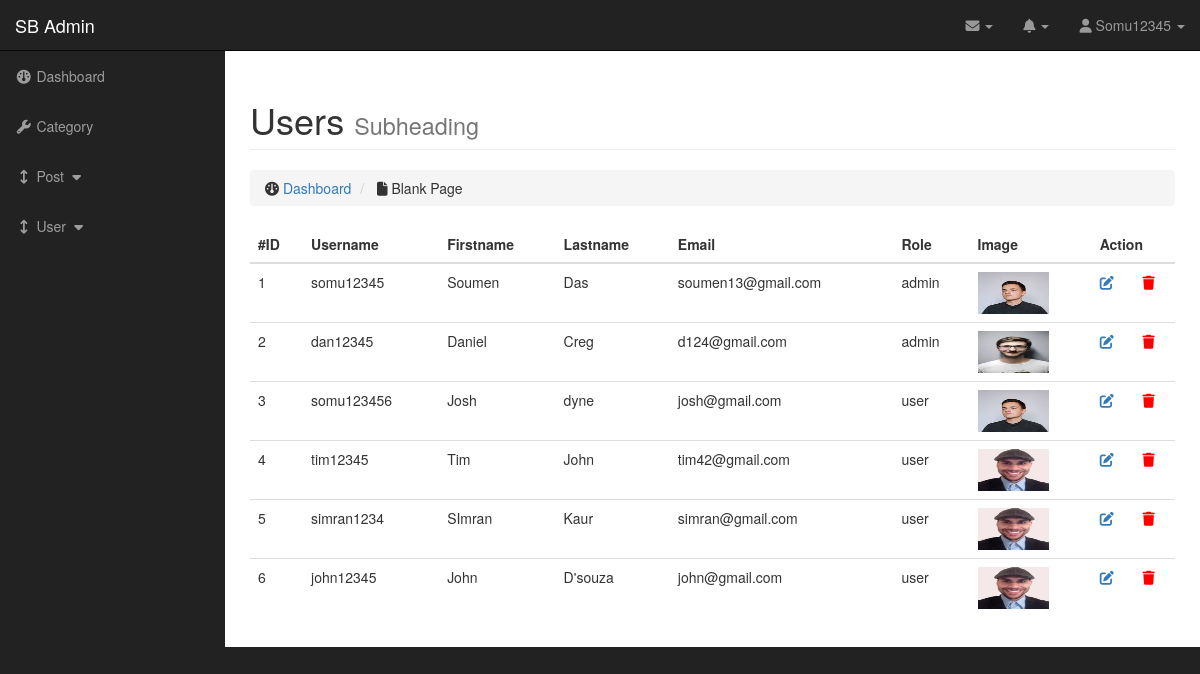
The app's page /admin/users.php (signed in) with its own data.
### tables this page shows
CREATE TABLE `tbl_users` (
  `user_id` int(11) NOT NULL,
  `username` varchar(100) NOT NULL,
  `password` varchar(100) NOT NULL,
  `user_firstname` varchar(100) NOT NULL,
  `user_lastname` varchar(100) NOT NULL,
  `user_email` varchar(100) NOT NULL,
  `user_role` varchar(100) NOT NULL DEFAULT 'user',
  `user_image` varchar(100) NOT NULL,
  `status` varchar(255) NOT NULL DEFAULT '1',
  `created_at` datetime NOT NULL DEFAULT current_timestamp() ON UPDATE current_timestamp(),
  `updateed_at` datetime NOT NULL DEFAULT current_timestamp() ON UPDATE current_timestamp(),
  `deleted_at` datetime DEFAULT NULL
);

### database.php (called while the page is built, shortened)
<?php
class database{
    private $hostname = DB_HOSTNAME;
    private $dbName = DB_NAME;
    private $username = DB_USERNAME;
    private $password = DB_USERPWD;
    public function __construct(){
    try{
        if($this->conn = new mysqli($this->hostname,$this->username,$this->password,$this->dbName)){
            return $this->conn;
        }else{
            throw new Exception('Unable to connect');
        }
    }catch(Exception $e){
            echo $e->getMessage();
        }
    }
}
?>

### maincontroller.php (called while the page is built, shortened)
<?php
require_once "../database.php";
class maincontroller extends database{
    public function fetchAllData($table_name){
        $sql = "SELECT * FROM $table_name WHERE `deleted_at` IS NULL";
        $res = $this->conn->query($sql);
        if($res->num_rows > 0){
            return $res;
        }else{
            return false;
        }
    }
    function loggedinUsername(){
        if(isset($_SESSION['name'])){
            return $_SESSION['name'];
        }
        return false;
    }
    function isAdmin($tablename,$username){
        $sql = "SELECT `user_role` FROM $tablename WHERE `username` = '$username'";
        $res = $this->conn->query($sql);
        if(mysqli_num_rows($res) > 0){
            foreach($res as $val){
                $role = implode(",",$val);
            }
            if($role == 'user'){
                return false;
            }elseif($role == 'admin'){
                return true;
            }
        }
    }
}
?>

### admin/users.php (the view, shortened to what this page needs)
<?php
include "../maincontroller.php";
$obj = new maincontroller();
$username = $obj->loggedinUsername();
$res1 = $obj->isAdmin('tbl_users',$username);
if(!$res1){
    $result = $obj->fetchLoggedInUser('tbl_users',$username);
}else{
    $result = $obj->fetchAllData('tbl_users');
}
?>
<!DOCTYPE html>
<html lang="en">
<head>
    <link rel="stylesheet" href="https://lipis.github.io/bootstrap-sweetalert/dist/sweetalert.css" />
</head>
<body>
    <?php include "include/header.php"; ?>
    <div id="wrapper">
        <div id="page-wrapper">
            <div class="container-fluid">
                <div class="row">
                    <div class="col-lg-12">
                        <h1 class="page-header">
                            Users
                            <small>Subheading</small>
                        </h1>
                        <ol class="breadcrumb">
                            <li>
                                <i class="fa fa-dashboard"></i>  <a href="dashboard.php">Dashboard</a>
                            </li>
                            <li class="">
                                <i class="fa fa-file"></i> Blank Page
                            </li>
                        </ol>
                    </div>
                </div>
                <div class="row">
                <div class="col-lg-12">
                    <div class="table-responsive">
                        <table class="table table-hover">
                            <thead>
                                <tr>
                                    <th>#ID</th>
                                    <th>Username</th>
                                    <th>Firstname</th>
                                    <th>Lastname</th>
                                    <th>Email</th>
                                    <th>Role</th>
                                    <th>Image</th>
                                    <th colspan="2">Action</th>
                                </tr>
                            </thead>
                            <tbody>
                                <?php
                                foreach ($result as $row){
                                ?>
                                <tr id="row<?php echo $row['user_id'];?>">
                                    <td><?php echo $row['user_id'];?></td>
                                    <td><?php echo $row['username'];?></td>
                                    <td><?php echo $row['user_firstname'];?></td>
                                    <td><?php echo $row['user_lastname'];?></td>
                                    <td><?php echo $row['user_email'];?></td>
                                    <td><?php echo $row['user_role'];?></td>
                                    <td>
                                    <img src="./images/users/<?php echo $row['user_image'];?>" class="img-responsive" style="height:42px;width:71px;" alt="Image">
                                    </td>
                                    <td>
                                    <a href="userEdit.php?edit=<?php echo $row['user_id'];?>"><i class="fa fa-edit" aria-hidden="true" title="edit"></i></a></td>
                                    <?php if($res1){?>
                                    <td>
                                    <a href="javascript:void(0)" data-id="<?php echo $row['user_id'];?>" class="btndelete"><i class="fa fa-trash" aria-hidden="true" title="delete"></i></a></td>
                                    <?php }?>
                                </tr>
                                <?php }?>
                            </tbody>
                        </table>
                    </div>
                </div>
            </div>
        </div>
    </div>
</body>
</html>

### admin/css/sb-admin.css (style rules this page uses)
body { margin-top: 100px; background-color: #222; }
@media (min-width:768px) { body { margin-top: 50px; } }
#wrapper { padding-left: 0; }
#page-wrapper { width: 100%; padding: 0; background-color: #fff; }
@media (min-width:768px) { #wrapper { padding-left: 225px; } }
@media (min-width:768px) { #page-wrapper { padding: 10px; } }

### admin/users.php (style rules this page uses)
.btndelete { border: none; background: none; color: red; }

### records on screen
tbl_users: user_id "1", username "somu12345", user_firstname "Soumen", user_lastname "Das", user_email "soumen13@gmail.com", user_role "admin", user_image (picture)
tbl_users: user_id "2", username "dan12345", user_firstname "Daniel", user_lastname "Creg", user_email "d124@gmail.com", user_role "admin", user_image (picture)
tbl_users: user_id "3", username "somu123456", user_firstname "Josh", user_lastname "dyne", user_email "josh@gmail.com", user_role "user", user_image (picture)
tbl_users: user_id "4", username "tim12345", user_firstname "Tim", user_lastname "John", user_email "tim42@gmail.com", user_role "user", user_image (picture)
tbl_users: user_id "5", username "simran1234", user_firstname "SImran", user_lastname "Kaur", user_email "simran@gmail.com", user_role "user", user_image (picture)
tbl_users: user_id "6", username "john12345", user_firstname "John", user_lastname "D'souza", user_email "john@gmail.com", user_role "user", user_image (picture)

### other values on screen
$_SESSION['name'] "Somu12345"
